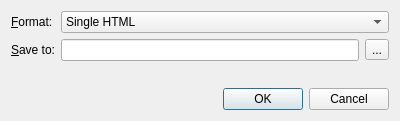
<?xml version="1.0" encoding="UTF-8"?>
<ui version="4.0">
 <class>SavePageDialog</class>
 <widget class="QDialog" name="SavePageDialog">
  <property name="geometry">
   <rect>
    <x>0</x>
    <y>0</y>
    <width>400</width>
    <height>121</height>
   </rect>
  </property>
  <property name="windowTitle">
   <string>Save Page As</string>
  </property>
  <layout class="QVBoxLayout" name="verticalLayout">
   <item>
    <layout class="QGridLayout" name="gridLayout">
     <item row="0" column="0">
      <widget class="QLabel" name="label">
       <property name="text">
        <string>&amp;Format:</string>
       </property>
       <property name="buddy">
        <cstring>formatComboBox</cstring>
       </property>
      </widget>
     </item>
     <item row="0" column="1">
      <widget class="QComboBox" name="formatComboBox">
       <item>
        <property name="text">
         <string>Single HTML</string>
        </property>
       </item>
       <item>
        <property name="text">
         <string>Complete HTML</string>
        </property>
       </item>
       <item>
        <property name="text">
         <string>MIME HTML</string>
        </property>
       </item>
      </widget>
     </item>
     <item row="1" column="0">
      <widget class="QLabel" name="label_2">
       <property name="text">
        <string>&amp;Save to:</string>
       </property>
       <property name="buddy">
        <cstring>filePathLineEdit</cstring>
       </property>
      </widget>
     </item>
     <item row="1" column="1">
      <layout class="QHBoxLayout" name="horizontalLayout">
       <item>
        <widget class="QLineEdit" name="filePathLineEdit"/>
       </item>
       <item>
        <widget class="QToolButton" name="chooseFilePathButton">
         <property name="text">
          <string>...</string>
         </property>
        </widget>
       </item>
      </layout>
     </item>
    </layout>
   </item>
   <item>
    <spacer name="verticalSpacer">
     <property name="orientation">
      <enum>Qt::Vertical</enum>
     </property>
     <property name="sizeHint" stdset="0">
      <size>
       <width>20</width>
       <height>12</height>
      </size>
     </property>
    </spacer>
   </item>
   <item>
    <widget class="QDialogButtonBox" name="buttonBox">
     <property name="orientation">
      <enum>Qt::Horizontal</enum>
     </property>
     <property name="standardButtons">
      <set>QDialogButtonBox::Cancel|QDialogButtonBox::Ok</set>
     </property>
    </widget>
   </item>
  </layout>
 </widget>
 <tabstops>
  <tabstop>formatComboBox</tabstop>
  <tabstop>filePathLineEdit</tabstop>
  <tabstop>chooseFilePathButton</tabstop>
 </tabstops>
 <resources/>
 <connections>
  <connection>
   <sender>buttonBox</sender>
   <signal>accepted()</signal>
   <receiver>SavePageDialog</receiver>
   <slot>accept()</slot>
   <hints>
    <hint type="sourcelabel">
     <x>227</x>
     <y>104</y>
    </hint>
    <hint type="destinationlabel">
     <x>157</x>
     <y>120</y>
    </hint>
   </hints>
  </connection>
  <connection>
   <sender>buttonBox</sender>
   <signal>rejected()</signal>
   <receiver>SavePageDialog</receiver>
   <slot>reject()</slot>
   <hints>
    <hint type="sourcelabel">
     <x>295</x>
     <y>110</y>
    </hint>
    <hint type="destinationlabel">
     <x>286</x>
     <y>120</y>
    </hint>
   </hints>
  </connection>
 </connections>
</ui>
